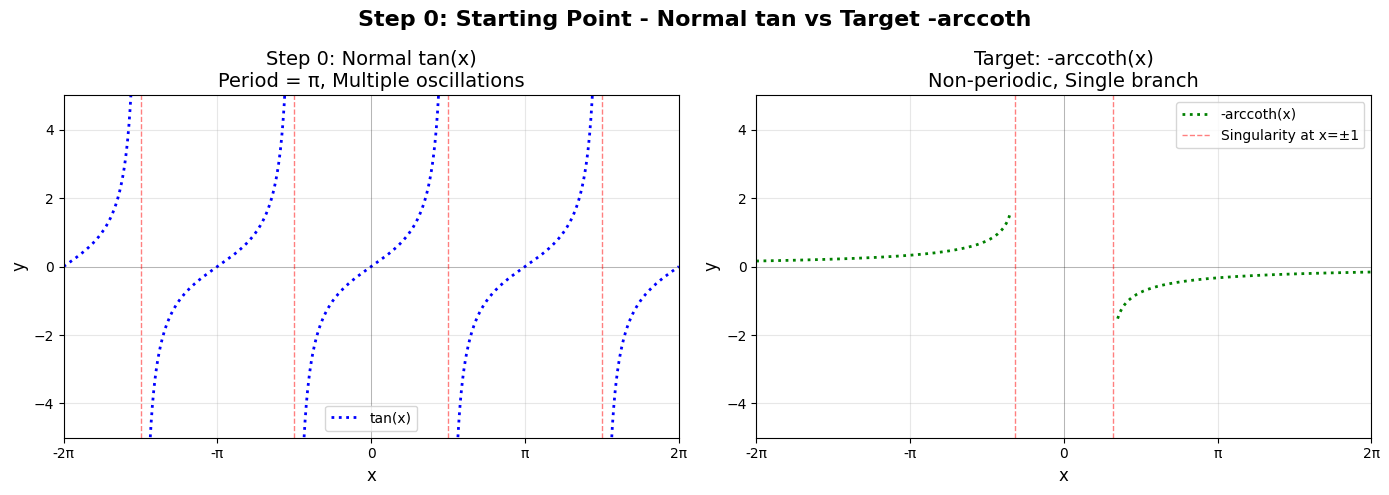

The script that saved this image:
#!/usr/bin/env python3
"""
Step 0: Normal tan function
Shows the regular periodic tan function with its characteristic jumps
"""

import numpy as np
import matplotlib.pyplot as plt
import os

# Set up the figure
fig, (ax1, ax2) = plt.subplots(1, 2, figsize=(14, 5))

# Step 0: Normal tan function
x = np.linspace(-2 * np.pi, 2 * np.pi, 1000)
y_tan = np.tan(x)

# Handle discontinuities by setting large values to NaN
y_tan_clean = np.where(np.abs(y_tan) > 10, np.nan, y_tan)

# Left plot: Regular tan
ax1.plot(x, y_tan_clean, "b:", linewidth=2, label="tan(x)")
ax1.axhline(y=0, color="k", linestyle="-", alpha=0.3, linewidth=0.5)
ax1.axvline(x=0, color="k", linestyle="-", alpha=0.3, linewidth=0.5)

# Add vertical lines at discontinuities
for k in range(-2, 3):
    x_disc = (k + 0.5) * np.pi
    if -2 * np.pi <= x_disc <= 2 * np.pi:
        ax1.axvline(x=x_disc, color="r", linestyle="--", alpha=0.5, linewidth=1)

ax1.set_xlim(-2 * np.pi, 2 * np.pi)
ax1.set_ylim(-5, 5)
ax1.set_xlabel("x", fontsize=12)
ax1.set_ylabel("y", fontsize=12)
ax1.set_title("Step 0: Normal tan(x)\nPeriod = π, Multiple oscillations", fontsize=14)
ax1.grid(True, alpha=0.3)
ax1.legend()

# Add π markers on x-axis
pi_ticks = [-2 * np.pi, -np.pi, 0, np.pi, 2 * np.pi]
pi_labels = ["-2π", "-π", "0", "π", "2π"]
ax1.set_xticks(pi_ticks)
ax1.set_xticklabels(pi_labels)

# Right plot: Show -arccoth for comparison
# arccoth is defined for |x| > 1, so we plot two branches
x_arccoth_pos = np.linspace(1.1, 2 * np.pi, 500)
y_arccoth_pos = -np.arctanh(1 / x_arccoth_pos)  # arccoth(x) = arctanh(1/x)

x_arccoth_neg = np.linspace(-2 * np.pi, -1.1, 500)
y_arccoth_neg = -np.arctanh(1 / x_arccoth_neg)

ax2.plot(x_arccoth_pos, y_arccoth_pos, "g:", linewidth=2, label="-arccoth(x)")
ax2.plot(x_arccoth_neg, y_arccoth_neg, "g:", linewidth=2)
ax2.axhline(y=0, color="k", linestyle="-", alpha=0.3, linewidth=0.5)
ax2.axvline(x=0, color="k", linestyle="-", alpha=0.3, linewidth=0.5)
ax2.axvline(
    x=1, color="r", linestyle="--", alpha=0.5, linewidth=1, label="Singularity at x=±1"
)
ax2.axvline(x=-1, color="r", linestyle="--", alpha=0.5, linewidth=1)

ax2.set_xlim(-2 * np.pi, 2 * np.pi)
ax2.set_ylim(-5, 5)
ax2.set_xlabel("x", fontsize=12)
ax2.set_ylabel("y", fontsize=12)
ax2.set_title("Target: -arccoth(x)\nNon-periodic, Single branch", fontsize=14)
ax2.grid(True, alpha=0.3)
ax2.legend()

# Add π markers on x-axis to match left plot
ax2.set_xticks(pi_ticks)
ax2.set_xticklabels(pi_labels)

plt.suptitle(
    "Step 0: Starting Point - Normal tan vs Target -arccoth",
    fontsize=16,
    fontweight="bold",
)
plt.tight_layout()

# Save to the same directory as the script
script_dir = os.path.dirname(os.path.abspath(__file__))
output_path = os.path.join(script_dir, "step0_normal_tan.png")
plt.savefig(output_path, dpi=100, bbox_inches="tight")
plt.close()

print("Step 0: Normal tan function")
print("-" * 50)
print("Left plot: tan(x) with period π")
print("  - Multiple oscillations visible")
print("  - Jumps from +∞ to -∞ at odd multiples of π/2")
print("  - Periodic: Pattern repeats every π units")
print()
print("Right plot: -arccoth(x) (our target)")
print("  - Non-periodic: Never repeats")
print("  - Single branch from -∞ to 0")
print("  - Logarithmic singularity at x=1")
print()
print("Challenge: How do we transform the periodic tan into non-periodic -arccoth?")
print("Answer: Stretch by 2∞ and shift by 1∞!")
